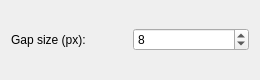
<?xml version="1.0" encoding="UTF-8"?>
<ui version="4.0">
 <class>WindowGapsConfig</class>
 <widget class="QWidget" name="WindowGapsConfig">
  <property name="geometry">
   <rect>
    <x>0</x>
    <y>0</y>
    <width>260</width>
    <height>80</height>
   </rect>
  </property>
  <layout class="QHBoxLayout" name="horizontalLayout">
   <item>
    <widget class="QLabel" name="label">
     <property name="text">
      <string>Gap size (px):</string>
     </property>
     <property name="buddy">
      <cstring>kcfg_gapSize</cstring>
     </property>
    </widget>
   </item>
   <item>
    <widget class="QSpinBox" name="kcfg_gapSize">
     <property name="minimum">
      <number>0</number>
     </property>
     <property name="maximum">
      <number>100</number>
     </property>
     <property name="value">
      <number>8</number>
     </property>
    </widget>
   </item>
  </layout>
 </widget>
 <resources/>
 <connections/>
</ui>
